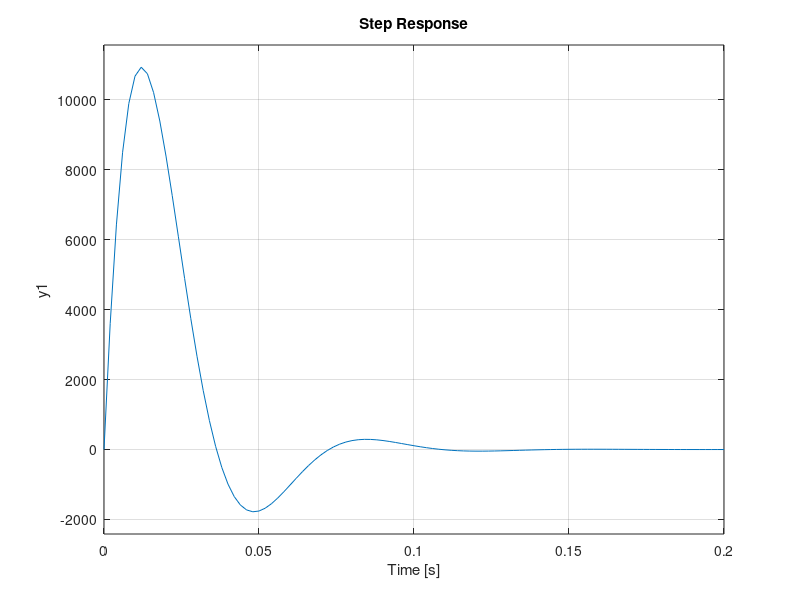
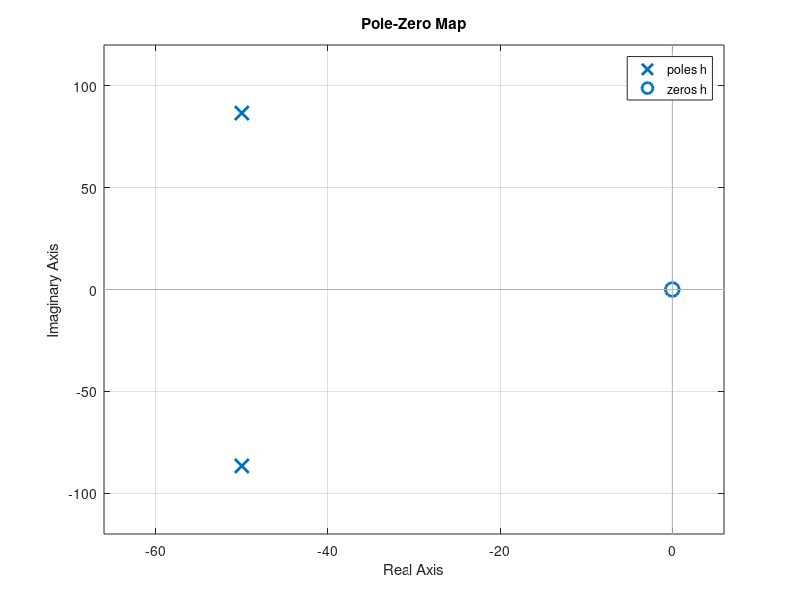

These figures' MATLAB source, in order:
clc
clear
close all

R=10e3;
C=1e-6;
L=100000e-3;

num = [R*L 0];
den = [R*L*C L R];
h= tf(num,den);

step(2*h)

figure
pzmap(h)

[p z]= pzmap(h);

